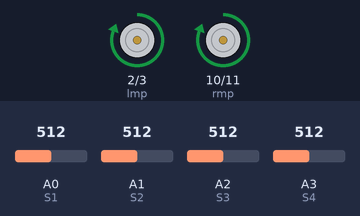
A sketch run on a simulated Arduino Uno, built with avr-gcc and run on an emulated ATmega328P. Shown: motor-driver pin pairs drawn as motors (green arrow = first pin HIGH = forward, orange = second pin HIGH = backward, longer = more drive). The inputs (shaded band) are chosen by the test bench; at power-on: A1 (S2) = 512, A2 (S3) = 512, A0 (S1) = 512, A3 (S4) = 512.

Above: at 1.2 s.
1.3 s: A1 (S2) set to 688
2.8 s: A1 (S2) set to 716
At 4.0 s:
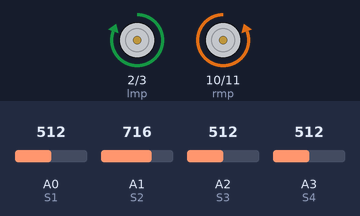
4.3 s: A1 (S2) set to 690
At 5.4 s:
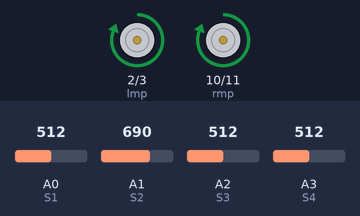
5.8 s: A2 (S3) set to 692
7.3 s: A2 (S3) set to 719
At 7.6 s:
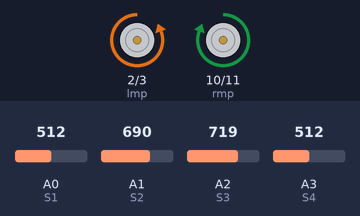
8.8 s: A2 (S3) set to 690
At 10.1 s:
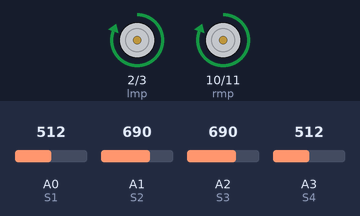
Timing chart, 0 to 11.3 s (numbered marks = the images above; inputs shaded):
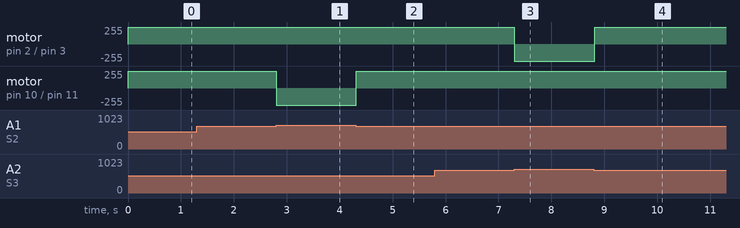

Measured:
- the behaviour switches between 700 and 701 on A1 (S2) (found by bisection; images 0 and 1)
- the behaviour switches between 700 and 701 on A2 (S3) (found by bisection; images 2 and 3)
- after the input at 1.3 s, every drawn part: stays the same
- after the input at 2.8 s, motor on pin 10 (rmp) / pin 11 (rmn): forward 255/255 → backward 255/255 at once
- after the input at 4.3 s, motor on pin 10 (rmp) / pin 11 (rmn): backward 255/255 → forward 255/255 at once
- after the input at 5.8 s, every drawn part: stays the same
- after the input at 7.3 s, motor on pin 2 (lmp) / pin 3 (lmn): forward 255/255 → backward 255/255 at once
- after the input at 8.8 s, motor on pin 2 (lmp) / pin 3 (lmn): backward 255/255 → forward 255/255 at once

The sketch:

lfr.ino
```cpp
int S1=A0;		//Variable to store pin no. of Sensor 1
int S2=A1;		//Variable to store pin no. of Sensor 2
int S3=A2;		//Variable to store pin no. of Sensor 3
int S4=A3;		//Variable to store pin no. of Sensor 4
int lmp =2;		//variable to store "left motor positive" pin
int lmn =3;		//variable to store "left motor negative" pin
int rmp =10;	//variable to store "right motor positive" pin
int rmn =11;	//variable to store "right motor negative" pin
int v1 = 0;		//Variable to store value of Sensor 1 ranging from 0 to 1023
int v2 = 0;		//Variable to store value of Sensor 2 ranging from 0 to 1023
int v3 = 0;		//Variable to store value of Sensor 3 ranging from 0 to 1023
int v4 = 0;		//Variable to store value of Sensor 4 ranging from 0 to 1023

void setup(){
	pinMode(2,OUTPUT);
    pinMode(3,OUTPUT);
    pinMode(10,OUTPUT);
    pinMode(11,OUTPUT);
}

int a=0;

void loop(){

  	cal();

	while((v1 < 700/*(WHITE - '0')*/ && v2 < 700/*(WHITE - '0')*/ && v3 < 700/*(WHITE - '0')*/ && v4 < 700/*(WHITE - '0')*/)
			|| (v1 < 700/*(WHITE - '0')*/ && v2 < 700/*(WHITE - '0')*/ && v3 < 700/*(WHITE - '0')*/ && v4 > 700/*(BLACK - '1')*/)
			|| (v1 < 700/*(WHITE - '0')*/ && v2 > 700/*(BLACK - '1')*/ && v3 > 700/*(BLACK - '1')*/ && v4 < 700/*(WHITE - '0')*/)
			|| (v1 < 700/*(WHITE - '0')*/ && v2 < 700/*(WHITE - '0')*/ && v3 < 700/*(WHITE - '0')*/ && v4 > 700/*(BLACK - '1')*/)
			|| (v1 < 700/*(WHITE - '0')*/ && v2 > 700/*(BLACK - '1')*/ && v3 > 700/*(BLACK - '1')*/ && v4 < 700/*(WHITE - '0')*/) )
 	{
  		forwd();
 	}

	while((v1 < 700/*(WHITE - '0')*/ && v2 < 700/*(WHITE - '0')*/ && v3 > 700/*(BLACK - '1')*/ && v4 > 700/*(BLACK - '1')*/)
			|| (v1 < 700/*(WHITE - '0')*/ && v2 > 700/*(BLACK - '1')*/ && v3 > 700/*(BLACK - '1')*/ && v4 > 700/*(BLACK - '1')*/)
			|| (v1 > 700/*(BLACK - '1')*/ && v2 < 700/*(WHITE - '0')*/ && v3 > 700/*(BLACK - '1')*/ && v4 > 700/*(BLACK - '1')*/))
  	{
    	l();
  	}

	while((v1 > 700/*(BLACK - '1')*/ && v2 > 700/*(BLACK - '1')*/ && v3 < 700/*(WHITE - '0')*/ && v4 < 700/*(WHITE - '0')*/)
			|| (v1 > 700/*(BLACK - '1')*/ && v2 > 700/*(BLACK - '1')*/ && v3 < 700/*(WHITE - '0')*/ && v4 > 700/*(BLACK - '1')*/)
			|| (v1 > 700/*(BLACK - '1')*/ && v2 > 700/*(BLACK - '1')*/ && v3 > 700/*(BLACK - '1')*/ && v4 < 700/*(WHITE - '0')*/)
			|| (v1 > 700/*(BLACK - '1')*/ && v2 > 700/*(BLACK - '1')*/ && v3 > 700/*(BLACK - '1')*/ && v4 > 700/*(BLACK - '1')*/))
  	{
    	r();
  	}

	while((v1 < 700/*(WHITE - '0')*/ && v2 < 700/*(WHITE - '0')*/ && v3 > 700/*(BLACK - '1')*/ && v4 < 700/*(WHITE - '0')*/)
			|| (v1 > 700/*(BLACK - '1')*/ && v2 < 700/*(WHITE - '0')*/ && v3 > 700/*(BLACK - '1')*/ && v4 < 700/*(WHITE - '0')*/))
  	{
    	bl();
  	}

	while((v1 < 700/*(WHITE - '0')*/ && v2 > 700/*(BLACK - '1')*/ && v3 < 700/*(WHITE - '0')*/ && v4 < 700/*(WHITE - '0')*/)
			|| (v1 < 700/*(WHITE - '0')*/ && v2 > 700/*(BLACK - '1')*/ && v3 < 700/*(WHITE - '0')*/ && v4 > 700/*(BLACK - '1')*/))
  	{
    	br();
  	}

	while((v1 > 700/*(BLACK - '1')*/ && v2 > 700/*(BLACK - '1')*/ && v3 > 700/*(BLACK - '1')*/ && v4 > 700/*(BLACK - '1')*/))
  	{
    	if(a==0)
		{
			digitalWrite (rmp, LOW);
			digitalWrite (rmn, HIGH);
			digitalWrite (lmp, HIGH);
			digitalWrite (lmn, LOW);
			delay(1);
    	}
		digitalWrite (rmp, LOW);
		digitalWrite (rmn, LOW);
		digitalWrite (lmp, HIGH);
		digitalWrite (lmn, LOW);
		delay(600);
		a=a+1;
		cal();
		a=0;
  	}
}


int cal()
{
	v1=analogRead(S1);
	v2=analogRead(S2);
	v3=analogRead(S3);
	v4=analogRead(S4);
}


void forwd()
{
	digitalWrite (rmp, HIGH);
	digitalWrite (rmn, LOW);
	digitalWrite (lmp, HIGH);
	digitalWrite (lmn, LOW);
	cal();
}


void r()
{
	digitalWrite (rmp, LOW);
	digitalWrite (rmn, HIGH);
	digitalWrite (lmp, HIGH);
	digitalWrite (lmn, LOW);
	delay(20);
	digitalWrite (rmp, LOW);
	digitalWrite (rmn, LOW);
	digitalWrite (lmp, HIGH);
	digitalWrite (lmn, LOW);
	cal();
}


void l()
{
	digitalWrite (rmp, HIGH);
	digitalWrite (rmn, LOW);
	digitalWrite (lmp, LOW);
	digitalWrite (lmn, HIGH);
	delay(20);
	digitalWrite (rmp, HIGH);
	digitalWrite (rmn, LOW);
	digitalWrite (lmp, LOW);
	digitalWrite (lmn, LOW);
	cal();
}


void br()
{
	digitalWrite (rmp, LOW);
	digitalWrite (rmn, HIGH);
	digitalWrite (lmp, HIGH);
	digitalWrite (lmn, LOW);
	delay(20);
	digitalWrite (rmp, LOW);
	digitalWrite (rmn, LOW);
	digitalWrite (lmp, HIGH);
	digitalWrite (lmn, LOW);
	cal();
}


void bl()
{
	digitalWrite (rmp, HIGH);
	digitalWrite (rmn, LOW);
	digitalWrite (lmp, LOW);
	digitalWrite (lmn, HIGH);
	delay(20);
	digitalWrite (rmp, HIGH);
	digitalWrite (rmn, LOW);
	digitalWrite (lmp, LOW);
	digitalWrite (lmn, LOW);
	cal();
}
```
